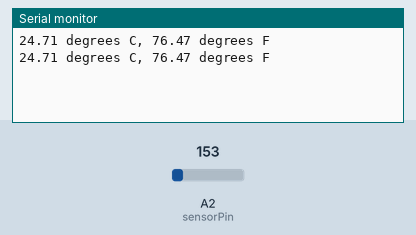
Bench run of a sketch on a simulated Arduino Uno, built with avr-gcc and run on an emulated ATmega328P. On the bench: the last lines printed to the serial monitor. The inputs (shaded band) are chosen by the test bench; at power-on: A2 (sensorPin) = 153.

Above: at 1.8 s.
1.9 s: A2 (sensorPin) set to 165
At 2.8 s:
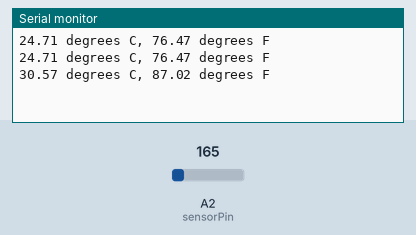
3.4 s: A2 (sensorPin) set to 175
At 4.8 s:
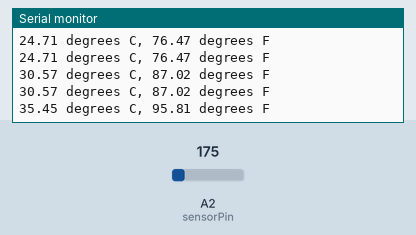
Timing chart, 0 to 6.4 s (numbered marks = the images above; inputs shaded):
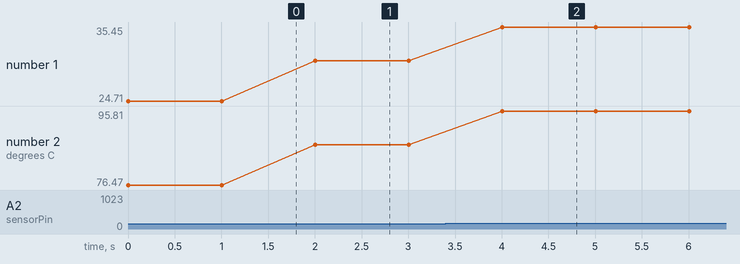

Measured:
- after the input at 1.9 s, the serial monitor: prints a new line after 0.10 s (image 1)
- after the input at 3.4 s, the serial monitor: prints a new line after 0.61 s (image 2)
- plotted number 1: 24.71 → 30.57 after the input at 1.9 s, 30.57 → 35.45 after the input at 3.4 s
- plotted number 2: 76.47 → 87.02 after the input at 1.9 s, 87.02 → 95.81 after the input at 3.4 s

The sketch:

Print_Analog_Temp_Sensor_Updated.ino
```cpp
/*   Code to print an analog temp sensor.
 *   Author: Billy Straub
 *   For use with Introduction to Arduino Activity
 */

 //TMP36 Pin Variables
int sensorPin = A2; //the analog pin the TMP36's Vout (sense) pin is connected to


/*
 * setup() - this function runs once when you turn your Arduino on
 * We initialize the serial connection with the computer
 */
void setup()
{
  Serial.begin(9600);  //Start the serial connection with the computer
                       //to view the result open the serial monitor
}

void loop()                     // run over and over again
{
 //getting the voltage reading from the temperature sensor
 int reading = analogRead(sensorPin);

 // converting that reading to voltage, for 3.3v arduino use 3.3
 float voltage = reading * 5.0;
 voltage /= 1024.0;

 // now print out the temperature
 float temperatureC = (voltage - 0.5) * 100 ;  //converting from 10 mv per degree wit 500 mV offset
                                               //to degrees ((voltage - 500mV) times 100)
 Serial.print(temperatureC); Serial.print(" degrees C, ");

 // now convert to Fahrenheit
 float temperatureF = (temperatureC * 9.0 / 5.0) + 32.0;
 Serial.print(temperatureF); Serial.println(" degrees F");

 delay(1000);                                     //waiting a second
}
```
